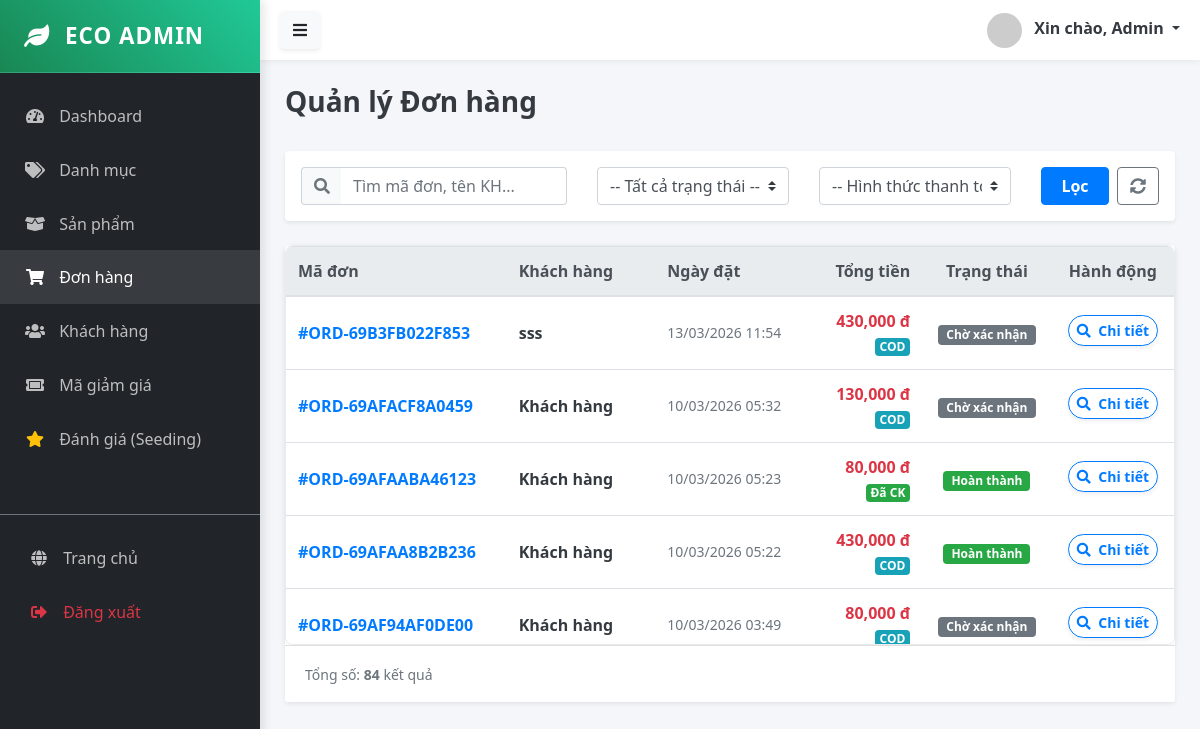
The app's page /public/admin/order (signed in), older data.
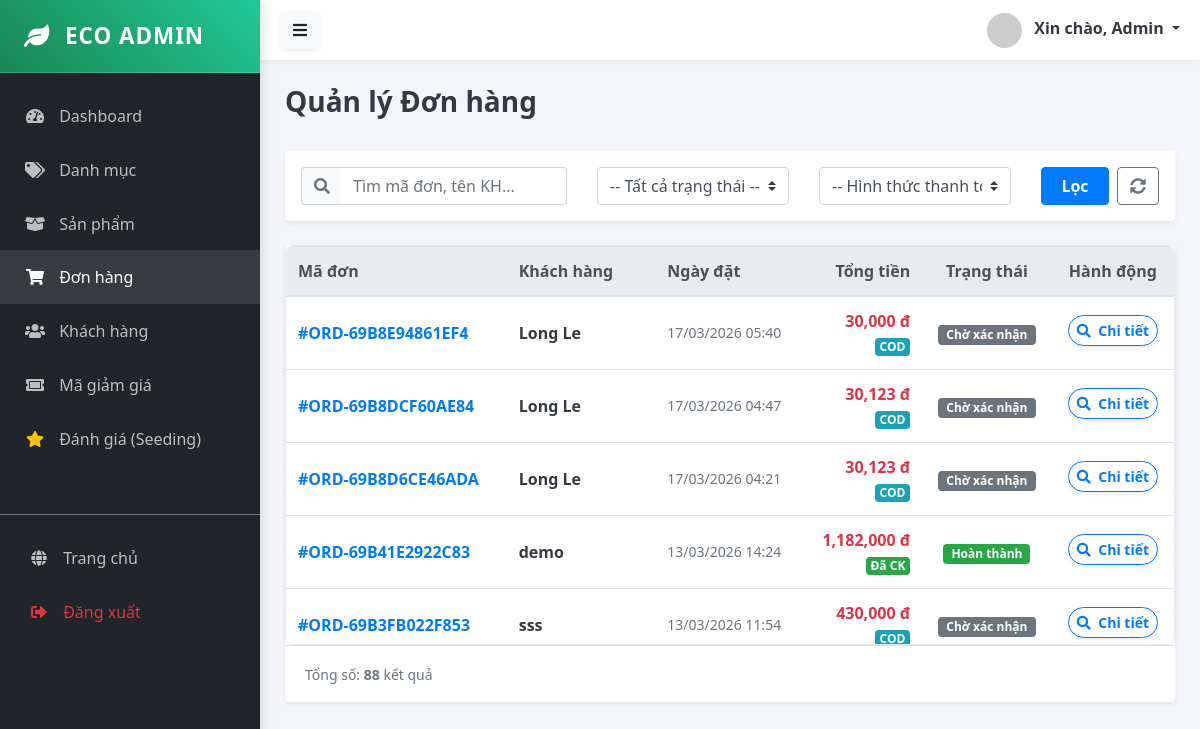
The same page, newer data.
### tables this page shows
CREATE TABLE `orders` (
  `id` bigint UNSIGNED NOT NULL,
  `user_id` bigint UNSIGNED DEFAULT NULL,
  `order_number` varchar(50) NOT NULL,
  `status` varchar(50) DEFAULT NULL,
  `total_cents` bigint NOT NULL,
  `subtotal_cents` bigint DEFAULT NULL,
  `shipping_fee_cents` bigint DEFAULT NULL,
  `tax_cents` bigint DEFAULT NULL,
  `shipping_address_id` bigint UNSIGNED DEFAULT NULL,
  `billing_address_id` bigint UNSIGNED DEFAULT NULL,
  `payment_status` varchar(50) DEFAULT NULL,
  `payment_method` varchar(50) DEFAULT 'cod',
  `placed_at` datetime DEFAULT NULL,
  `closed_at` datetime DEFAULT NULL,
  `notes` text,
  `coupon_code` varchar(100) DEFAULT NULL,
  `created_at` timestamp NULL DEFAULT CURRENT_TIMESTAMP,
  `updated_at` timestamp NULL DEFAULT CURRENT_TIMESTAMP ON UPDATE CURRENT_TIMESTAMP
);

CREATE TABLE `users` (
  `id` bigint UNSIGNED NOT NULL,
  `email` varchar(255) NOT NULL,
  `password_hash` varchar(255) DEFAULT NULL,
  `name` varchar(200) DEFAULT NULL,
  `phone` varchar(50) DEFAULT NULL,
  `avatar_url` text,
  `status` tinyint DEFAULT '1',
  `role_id` bigint UNSIGNED DEFAULT NULL,
  `google_id` varchar(255) DEFAULT NULL,
  `email_verified` tinyint DEFAULT '0',
  `verification_token` varchar(255) DEFAULT NULL COMMENT 'Mã gửi qua mail',
  `reset_token` varchar(255) DEFAULT NULL COMMENT 'Mã quên mật khẩu (OTP)',
  `reset_token_expire` datetime DEFAULT NULL COMMENT 'Hạn sử dụng mã OTP',
  `created_at` timestamp NULL DEFAULT CURRENT_TIMESTAMP,
  `updated_at` timestamp NULL DEFAULT CURRENT_TIMESTAMP ON UPDATE CURRENT_TIMESTAMP,
  `last_login_at` datetime DEFAULT NULL,
  `metadata` json DEFAULT NULL
);

### app/Controllers/Admin/OrderController.php (called while the page is built, shortened)
<?php
class OrderController extends Controller {
    public function index() {
        $orderModel = $this->model('Order');
        $filters = [
            'search' => trim($_GET['search'] ?? ''),
            'status' => trim($_GET['status'] ?? ''),
            'payment_method' => trim($_GET['payment_method'] ?? '')
        ];
        $orders = $orderModel->getAllOrders($filters);
        $this->view('admin/orders/index', ['orders' => $orders]);
    }
}

### app/Core/App.php (called while the page is built, shortened)
<?php
class App {
    protected $controller = 'HomeController';
    protected $method = 'index';
    public function __construct() {
        $url = $this->parseUrl();
        if (isset($url[0]) && strtolower($url[0]) == 'admin') {
            array_shift($url);
            $folder = 'Admin';
            $this->controller = 'DashboardController';
            if (isset($url[0])) {
                $controllerName = $this->convertToPascalCase($url[0]) . 'Controller';
                if (file_exists('../app/Controllers/Admin/' . $controllerName . '.php')) {
                    $this->controller = $controllerName;
                    array_shift($url);
                }
            }
        }
        $file = '../app/Controllers/' . $folder . '/' . $this->controller . '.php';
        if (file_exists($file)) {
            $this->controller = new $class;
        } else {
            die("Lỗi 404: Controller '{$this->controller}' không tồn tại.");
        }
        $this->params = $url ? array_values($url) : [];
        call_user_func_array([$this->controller, $this->method], $this->params);
    }
    public function parseUrl() {
        if (isset($_GET['url'])) {
            return explode('/', filter_var(rtrim($_GET['url'], '/'), FILTER_SANITIZE_URL));
        }
        return [];
    }
    private function convertToPascalCase($string) {
        return str_replace(' ', '', ucwords(str_replace('-', ' ', $string)));
    }
}

### public/index.php (called while the page is built, shortened)
<?php
$app = new App();

### config/database.php (called while the page is built)
<?php
return [
    'host' => $_ENV['DB_HOST'] ?? 'localhost',
    'dbname' => $_ENV['DB_DATABASE'] ?? 'ecostore',
    'user' => $_ENV['DB_USERNAME'] ?? 'root',
    'pass' => $_ENV['DB_PASSWORD'] ?? '',
    'charset' => 'utf8mb4'
];

### app/Core/Database.php (called while the page is built, shortened)
<?php
class Database {
    private static $instance = null;
    private $connection;
    private function __construct() {
        $config = require __DIR__ . '/../../config/database.php';
        $dsn = "mysql:host={$config['host']};dbname={$config['dbname']};charset={$config['charset']}";
        try {
            $this->connection = new PDO($dsn, $config['user'], $config['pass']);
            $this->connection->setAttribute(PDO::ATTR_ERRMODE, PDO::ERRMODE_EXCEPTION);
            $this->connection->setAttribute(PDO::ATTR_DEFAULT_FETCH_MODE, PDO::FETCH_ASSOC);
        } catch (PDOException $e) {
            die("DB Connection Error: " . $e->getMessage());
        }
    }
    public static function getInstance() {
        if (!self::$instance) {
            self::$instance = new Database();
        }
        return self::$instance;
    }
    public function query($sql, $params = []) {
        try {
            $stmt = $this->connection->prepare($sql);
            $stmt->execute($params);
            return $stmt;
        } catch (PDOException $e) {
            die("Lỗi truy vấn SQL: " . $e->getMessage());
        }
    }
    public function fetchAll($sql, $params = []) {
        return $this->query($sql, $params)->fetchAll();
    }
}

### app/Core/Model.php (called while the page is built, shortened)
<?php
abstract class Model {
    public function __construct() {
        $this->db = Database::getInstance();
    }
}

### app/Models/Order.php (called while the page is built, shortened)
<?php
class Order extends Model {
    public function getAllOrders($filters = []) {
        $sql = "SELECT o.*, u.name as customer_name
                FROM orders o
                LEFT JOIN users u ON o.user_id = u.id
                WHERE 1=1";
        $params = [];
        $sql .= " ORDER BY o.created_at DESC";
        return $this->db->fetchAll($sql, $params);
    }
}

### app/Views/admin/orders/index.php (the view, shortened to what the changed rows need)
<?php require_once '../app/Views/layouts/admin/sidebar.php'; ?>
<div class="d-flex justify-content-between align-items-center mb-4">
    <h3 class="text-dark font-weight-bold">Quản lý Đơn hàng</h3>
</div>
<div class="card shadow-sm border-0 mb-4 bg-white">
    <div class="card-body p-3">
        <form method="GET" action="/MY_WEB/public/admin/order" class="row align-items-center">
            <div class="col-md-4 mb-2 mb-md-0">
                <div class="input-group">
                    <div class="input-group-prepend">
                        <span class="input-group-text bg-light border-right-0"><i class="fas fa-search text-muted"></i></span>
                    </div>
                    <input type="text" name="search" class="form-control border-left-0" placeholder="Tìm mã đơn, tên KH..." value="<?= $_GET['search'] ?? '' ?>">
                </div>
            </div>
            <div class="col-md-3 mb-2 mb-md-0">
                <select name="status" class="form-control custom-select" onchange="this.form.submit()">
                    <option value="">-- Tất cả trạng thái --</option>
                </select>
            </div>
            <div class="col-md-3 mb-2 mb-md-0">
                <select name="payment_method" class="form-control custom-select" onchange="this.form.submit()">
                    <option value="">-- Hình thức thanh toán --</option>
                </select>
            </div>
            <div class="col-md-2 d-flex">
                <button type="submit" class="btn btn-primary flex-grow-1 mr-2 font-weight-bold">Lọc</button>
                <a href="/MY_WEB/public/admin/order" class="btn btn-outline-secondary" title="Xóa bộ lọc"><i class="fas fa-sync-alt"></i></a>
            </div>
        </form>
    </div>
</div>
<div class="card shadow-sm border-0">
    <div class="card-body p-0">
        <div class="table-scroll-wrapper">
            <table class="table table-hover mb-0">
                <thead class="thead-light">
                    <tr>
                        <th class="col-fixed">Mã đơn</th>
                        <th>Khách hàng</th>
                        <th class="col-fixed">Ngày đặt</th>
                        <th class="col-fixed text-right">Tổng tiền</th>
                        <th class="col-fixed text-center">Trạng thái</th>
                        <th class="col-fixed text-center">Hành động</th>
                    </tr>
                </thead>
                <tbody>
                    <?php if(!empty($orders)): ?>
                        <?php foreach ($orders as $order): ?>
                        <tr>
                            <td class="align-middle font-weight-bold text-primary">#<?= $order['order_number'] ?></td>
                            <td class="align-middle">
                                <div class="font-weight-bold text-dark"><?= $order['customer_name'] ?></div>
                            </td>
                            <td class="align-middle text-muted small">
                                <?= date('d/m/Y H:i', strtotime($order['created_at'])) ?>
                            </td>
                            <td class="align-middle text-right font-weight-bold">
                                <div class="text-danger"><?= number_format($order['total_cents']) ?> đ</div>
                                <?php if($order['payment_method'] == 'banking'): ?>
                                    <?php if($order['payment_status'] == 'paid'): ?>
                                        <span class="badge badge-success mt-1">Đã CK</span>
                                    <?php else: ?>
                                        <span class="badge badge-warning text-dark mt-1">Chờ CK</span>
                                    <?php endif; ?>
                                <?php else: ?>
                                    <span class="badge badge-info mt-1">COD</span>
                                <?php endif; ?>
                            </td>
                            <td class="align-middle text-center">
                                <?php
                                    $badges = [
                                        'pending' => 'secondary',
                                        'processing' => 'primary',
                                        'shipping' => 'info',
                                        'completed' => 'success',
                                        'cancelled' => 'danger'
                                    ];
                                    $labels = [
                                        'pending' => 'Chờ xác nhận',
                                        'processing' => 'Đang xử lý',
                                        'shipping' => 'Đang giao',
                                        'completed' => 'Hoàn thành',
                                        'cancelled' => 'Đã hủy'
                                    ];
                                    $st = $order['status'] ?? 'pending';
                                ?>
                                <span class="badge badge-<?= $badges[$st] ?? 'secondary' ?> px-2 py-1">
                                    <?= $labels[$st] ?? ucfirst($st) ?>
                                </span>
                            </td>
                            <td class="align-middle text-center">
                                <a href="/MY_WEB/public/admin/order/detail/<?= $order['id'] ?>" class="btn btn-sm btn-outline-primary shadow-sm rounded-pill font-weight-bold px-2 mb-1">
                                    <i class="fas fa-search mr-1"></i> Chi tiết
                                </a>
                            </td>
                        </tr>
                        <?php endforeach; ?>
                    <?php endif; ?>
                </tbody>
            </table>
        </div>
    </div>
    <div class="card-footer bg-white py-3">
        <small class="text-muted">Tổng số: <strong><?= count($orders) ?></strong> kết quả</small>
    </div>
</div>
<?php require_once '../app/Views/layouts/admin/footer.php'; ?>

Row changes from the older to the newer data that the page shows:
no longer on this page (row unchanged): orders: order_number "ORD-69AFACF8A0459", user.name "Khách hàng", created_at "10/03/2026 05:32", total_cents "130,000", payment_method "COD", status "Chờ xác nhận"
no longer on this page (row unchanged): orders: order_number "ORD-69AFAABA46123", user.name "Khách hàng", created_at "10/03/2026 05:23", total_cents "80,000", payment_method "Đã CK", status "Hoàn thành"
no longer on this page (row unchanged): orders: order_number "ORD-69AFAA8B2B236", user.name "Khách hàng", created_at "10/03/2026 05:22", total_cents "430,000", payment_method "COD", status "Hoàn thành"
no longer on this page (row unchanged): orders: order_number "ORD-69AF94AF0DE00", user.name "Khách hàng", created_at "10/03/2026 03:49", total_cents "80,000", payment_method "COD", status "Chờ xác nhận"
added orders: order_number "ORD-69B8E94861EF4", user.name "Long Le", created_at "17/03/2026 05:40", total_cents "30,000", payment_method "COD", status "Chờ xác nhận"
added orders: order_number "ORD-69B8DCF60AE84", user.name "Long Le", created_at "17/03/2026 04:47", total_cents "30,123", payment_method "COD", status "Chờ xác nhận"
added orders: order_number "ORD-69B8D6CE46ADA", user.name "Long Le", created_at "17/03/2026 04:21", total_cents "30,123", payment_method "COD", status "Chờ xác nhận"
added orders: order_number "ORD-69B41E2922C83", user.name "demo", created_at "13/03/2026 14:24", total_cents "1,182,000", payment_method "Đã CK", status "Hoàn thành"
Text that changed along with them:
count($orders): "84" → "88"
